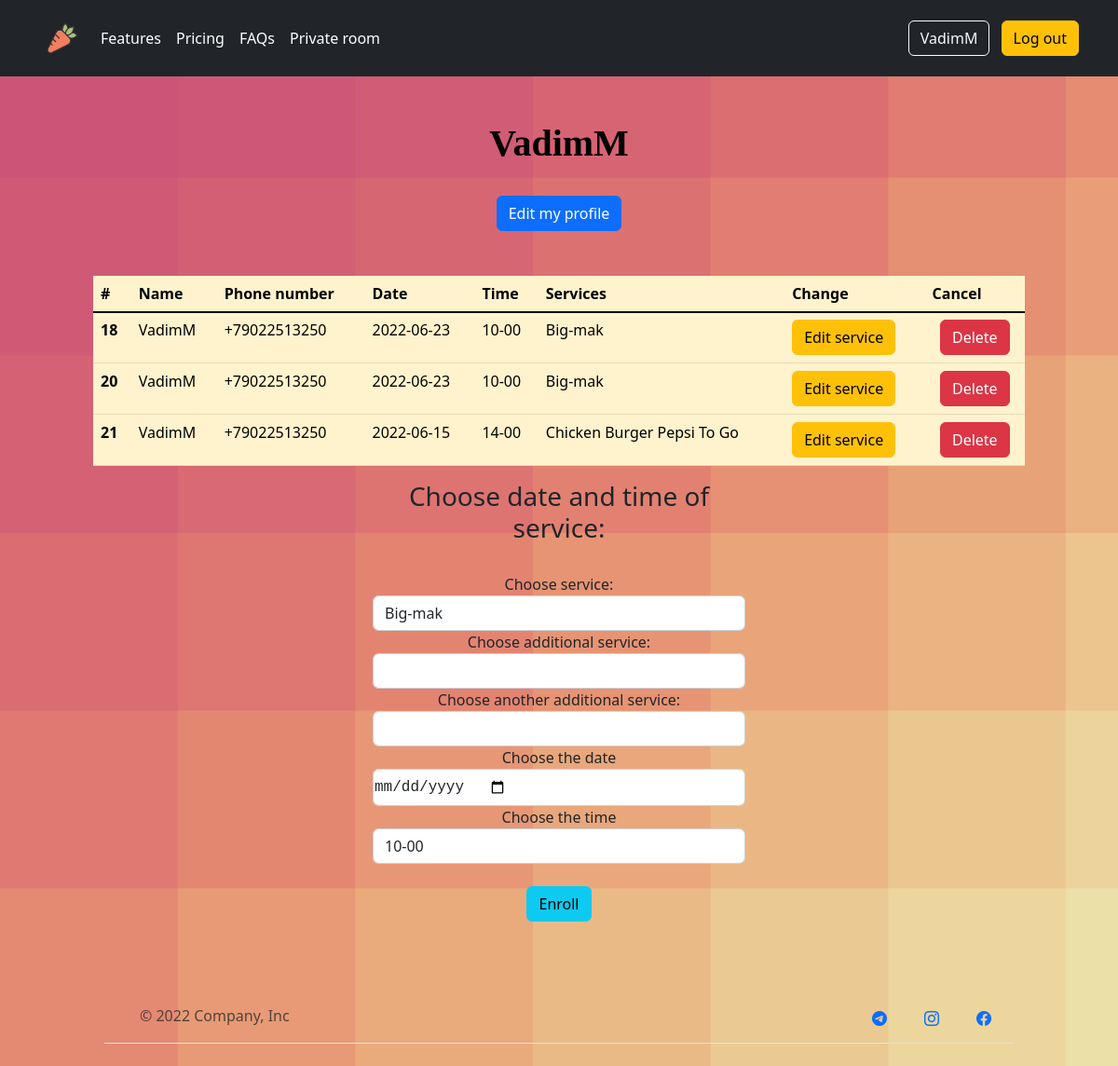
Page /user/VadimM (signed in) on the earlier database version.
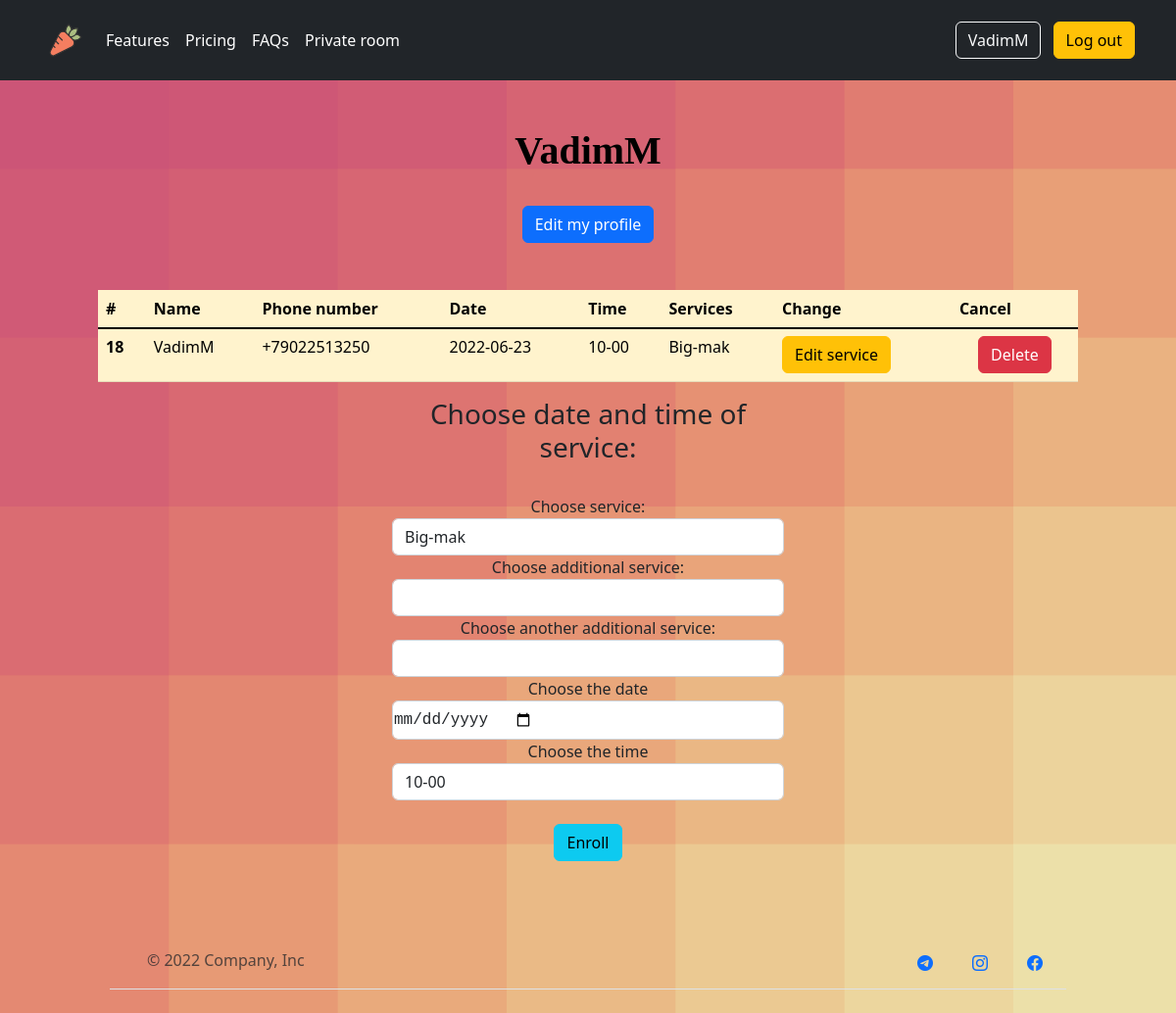
Same page on the later database version.
### app/models.py (models this page shows, shortened)
class User(UserMixin, db.Model):
    __tablename__ = 'user'
    id = db.Column(db.Integer, primary_key=True)
    username = db.Column(db.String(64), index=True, unique=True)
    phone_number = db.Column(db.String(120), index=True, unique=True)
    password_hash = db.Column(db.String(128))
    about_me = db.Column(db.String(140))  # TODO does this really need
    last_seen = db.Column(db.String, default=datetime.now().date())
    services = db.relationship('Service', backref='client', lazy='dynamic')

class Service(db.Model):
    __tablename__ = 'service'
    id = db.Column(db.Integer, primary_key=True)
    service1 = db.Column(db.String(60), index=True, nullable=False)
    service2 = db.Column(db.String(60), index=True)
    service3 = db.Column(db.String(60), index=True)
    service_date = db.Column(db.Date, index=True, nullable=False)
    service_time = db.Column(db.String, index=True, nullable=False)
    user_id = db.Column(db.Integer, db.ForeignKey('user.id'))

### app/routes.py (the view)
@app.route('/user/<username>', methods=['GET', 'POST'])
@app.route('/user')
@login_required
def user(username):
    if not current_user.is_authenticated:
        return redirect(url_for('register'))
    form = Services()
    user = User.query.filter_by(username=username).first()
    current_date = datetime.now().date()
    services = Service.query.filter_by(user_id=user.id)
    return render_template('user.html', user=user, title=username, form=form, services=services, date=current_date)

### app/forms.py
class Services(FlaskForm):
    service1 = SelectField('Choose service:', choices=['Big-mak', 'Chicken Burger', 'Cheeseburger'],
                           render_kw={'placeholder': '12341'})
    service2 = SelectField('Choose additional service:', choices=['', 'Coke-cola', 'Pepsi', 'Fanta'],
                           validate_choice=False)
    service3 = SelectField('Choose another additional service:', choices=['', 'At the place', 'To Go', 'Delivery'],
                           validate_choice=False)
    service_date = DateField('Choose the date', validators=[InputRequired()],
                             format='%Y-%m-%d', render_kw={"min": datetime.now().date()})
    service_time = SelectField('Choose the time', choices=['10-00', '12-00', '14-00', '16-00', '18-00'],
                               validators=[InputRequired(), validate_date_time])
    submit = SubmitField('Enroll', render_kw={'class': 'btn btn-info'})

### app/models.py (called while the page is built)
@login.user_loader
def load_user(id):
    return User.query.get(int(id))

### app/routes.py (called while the page is built)
@app.before_request
def before_request():
    if current_user.is_authenticated:
        current_user.last_seen = datetime.now().date()
        db.session.commit()

### app/templates/user.html (shortened to what this page needs)
{% extends "base.html" %}
{% import "bootstrap/wtf.html" as wtf %}
{% block body %}
<head>
</head>
<body>
<main>
    <br>
    <div>
        <tr>
            <td>
                {% if user == current_user %}
                <br>
                <h1 style="font-weight: 600">{{ user.username }}</h1><br>
                {% endif %}
                <a type="button" class="btn btn-primary" href="{{ url_for('edit_profile') }}">Edit my profile</a>
            </td>
        </tr>
    </div>
    <br><br>
    <table class="table table-warning">
        <thead>
        <tr>
            <th scope="col">#</th>
            <th scope="col">Name</th>
            <th scope="col">Phone number</th>
            <th scope="col">Date</th>
            <th scope="col">Time</th>
            <th scope="col">Services</th>
            <th scope="col">Change</th>
            <th scope="col">Cancel</th>
        </tr>
        </thead>
        <tbody class="table-group-divider">
        {% for service in services %}
        <tr>
            {% if user == current_user %}
            {% if service.service_date >= date %}
            <th scope="row">{{ service.id }}</th>
            <td>{{ user.username }}</td>
            <td>{{ user.phone_number }}</td>
            <td>{{ service.service_date }}</td>
            <td>{{ service.service_time }}</td>
            <td>{{ service.service1 }} {{ service.service2 }} {{ service.service3 }}</td>
            <td><a type="button" class="btn btn-warning"
                   href="{{ url_for('edit_service', service_id=service.id ) }}">Edit service</a>
            <td>
                <form action="{{ url_for('delete_service', service_id=service.id) }}" method=post>
                    <input type=submit class="btn btn-danger" value="Delete"></form>
            </td>
            {% endif %}
            {% endif %}
        </tr>
        {% endfor %}
        </tbody>
    </table>
    <div>
        <form action="{{ url_for('add_service') }}" class="form form-horizontal" method="post" role="form">
            <h3><label>Choose date and time of service:</label></h3><br>
                {{ wtf.form_field(form.service1) }}
                {{ wtf.form_field(form.service2) }}
                {{ wtf.form_field(form.service3) }}
                {{ wtf.form_field(form.service_date) }}
                {{ wtf.form_field(form.service_time) }}<br>
            <div>{{ wtf.form_field(form.submit, class="btn btn-info") }}</div>
            </form>
    </div>
    <br><br>
</main>
</body>
{% endblock %}

### app/templates/base.html (shortened to what this page needs)
<html lang="en">
<head>
    {% block style %}
    <link href="{{ url_for('static', filename='css/carousel.css')}}" rel="stylesheet">
    <link rel="stylesheet" href="https://cdn.jsdelivr.net/npm/bootstrap-icons@1.8.3/font/bootstrap-icons.css">
    {% endblock %}
</head>
<body>
{% block header %}
<header class="p-3 bg-dark text-white">
    <div class="container">
        <div class="d-flex flex-wrap align-items-center justify-content-center justify-content-lg-start">
            <a href="/" class="d-flex align-items-center mb-2 mb-lg-0 text-white text-decoration-none">
                <img class="bi me-2" width="50" height="50" role="img"
                     src="{{ url_for('static', filename = 'img/carrot-2.9s-200px.svg')}}">
            </a>
            <ul class="nav col-12 col-lg-auto me-lg-auto mb-2 justify-content-center mb-md-0">
                <li><a href="/features" class="nav-link px-2 text-white">Features</a></li>
                <li><a href="/pricing" class="nav-link px-2 text-white">Pricing</a></li>
                <li><a href="/FAQ" class="nav-link px-2 text-white">FAQs</a></li>
                {% if current_user.username == 'VadimM' %}
                <li><a href="/admin" class="nav-link px-2 text-white">Private room</a></li>
                {% endif %}
            </ul>
            <div class="text-end">
                {% if current_user.is_anonymous %}
                <a class="btn btn-outline-light me-2" href="{{ url_for('login') }}" role="button">Log in</a>
                <a class="btn btn-warning" href="{{ url_for('register') }}" role="button">Register</a>
                {% else %}
                <a class="btn btn-outline-light me-2" href="{{ url_for('user', username=current_user.username) }}"
                   role="button">{{ current_user.username }}</a>
                <a class="btn btn-warning" href="{{ url_for('logout') }}" role="button">Log out</a>
                {% endif %}
            </div>
        </div>
    </div>
</header>
{% endblock %}
<main>
    {% block body %}{% endblock %}
    {% block footer %}
<div class="container">
  <footer class="d-flex flex-wrap justify-content-between align-items-center py-3 my-4 border-bottom">
    <div class="col-md-4 d-flex align-items-center">
      <a href="/" class="mb-3 me-2 mb-md-0 text-muted text-decoration-none lh-1">
        <svg class="bi" width="30" height="24"><use xlink:href="#bootstrap"></use></svg>
      </a>
      <span class="mb-3 mb-md-0 text-muted">© 2022 Company, Inc</span>
    </div>
    <ul class="nav col-md-4 justify-content-end list-unstyled d-flex">
      <li class="ms-3"><a class="bi bi-telegram" href="#"><svg class="bi" width="24" height="24"><use xlink:href="#twitter"></use></svg></a></li>
      <li class="ms-3"><a class="bi bi-instagram" href="#"><svg class="bi" width="24" height="24"><use xlink:href="#instagram"></use></svg></a></li>
      <li class="ms-3"><a class="bi bi-facebook" href="#"><svg class="bi" width="24" height="24"><use xlink:href="#facebook"></use></svg></a></li>
    </ul>
  </footer>
</div>
    {% endblock %}
</main>
</body>
</html>

### app/templates/base.html (style rules this page uses)
.bi { vertical-align: -.125em; fill: currentColor; }
body { background-color: #cc5577; background-attachment: fixed; background-size: cover; }

### app/templates/user.html (style rules this page uses)
body { background-color: #cc5577; background-attachment: fixed; background-size: cover; }
main { vertical-align:middle; margin: 0 auto; vertical-align:middle; max-width: 1000; padding: auto; text-align: center; }
h1 { color : #000000; text-align : center; font-family: "SIMPSON"; }
form { margin: 0 auto; padding: auto; text-align: center; max-width: 400px; btn: btn-warning }
input[type="date"] { -webkit-align-items: center; display: -webkit-inline-flex; font-family: monospace; overflow: hidden; background: linear-gradient(to bottom right, rgba(240, 147, 251, 1), rgba(245, 87, 108, 1)) padding: 0; -webkit-padding-start: 1px; }

Differences in the rows shown:
removed Service: id "20", {{ user.username }} "VadimM", {{ user.phone_number }} "+79022513250", service_date "2022-06-23", service_time "10-00", service1 "Big-mak"
removed Service: id "21", {{ user.username }} "VadimM", {{ user.phone_number }} "+79022513250", service_date "2022-06-15", service_time "14-00", service1 "Chicken Burger", service2 "Pepsi", service3 "To Go"
